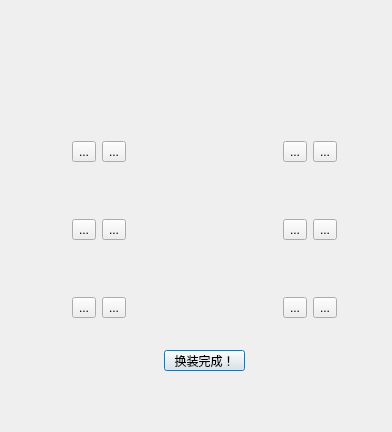
<?xml version="1.0" encoding="UTF-8"?>
<ui version="4.0">
 <class>Dialog</class>
 <widget class="QDialog" name="Dialog">
  <property name="geometry">
   <rect>
    <x>0</x>
    <y>0</y>
    <width>392</width>
    <height>432</height>
   </rect>
  </property>
  <property name="maximumSize">
   <size>
    <width>392</width>
    <height>432</height>
   </size>
  </property>
  <property name="windowTitle">
   <string>Dialog</string>
  </property>
  <property name="styleSheet">
   <string notr="true">#Dialog{border-image: url(:/new/prefix1/clothes/dre.jpg);}</string>
  </property>
  <widget class="QWidget" name="horizontalLayoutWidget">
   <property name="geometry">
    <rect>
     <x>40</x>
     <y>90</y>
     <width>331</width>
     <height>281</height>
    </rect>
   </property>
   <layout class="QHBoxLayout" name="horizontalLayout">
    <item>
     <layout class="QGridLayout" name="gridLayout">
      <item row="1" column="0">
       <widget class="QToolButton" name="bluedress">
        <property name="text">
         <string>...</string>
        </property>
        <property name="icon">
         <iconset resource="resource.qrc">
          <normaloff>:/new/prefix1/clothes/dress.png</normaloff>:/new/prefix1/clothes/dress.png</iconset>
        </property>
        <property name="iconSize">
         <size>
          <width>50</width>
          <height>50</height>
         </size>
        </property>
       </widget>
      </item>
      <item row="2" column="1">
       <widget class="QToolButton" name="sali">
        <property name="text">
         <string>...</string>
        </property>
        <property name="icon">
         <iconset resource="resource.qrc">
          <normaloff>:/new/prefix1/clothes/shali.png</normaloff>:/new/prefix1/clothes/shali.png</iconset>
        </property>
        <property name="iconSize">
         <size>
          <width>50</width>
          <height>50</height>
         </size>
        </property>
       </widget>
      </item>
      <item row="2" column="0">
       <widget class="QToolButton" name="kunkun">
        <property name="text">
         <string>...</string>
        </property>
        <property name="icon">
         <iconset resource="resource.qrc">
          <normaloff>:/new/prefix1/clothes/beidaiku.png</normaloff>:/new/prefix1/clothes/beidaiku.png</iconset>
        </property>
        <property name="iconSize">
         <size>
          <width>50</width>
          <height>50</height>
         </size>
        </property>
       </widget>
      </item>
      <item row="1" column="1">
       <widget class="QToolButton" name="bikini">
        <property name="text">
         <string>...</string>
        </property>
        <property name="icon">
         <iconset resource="resource.qrc">
          <normaloff>:/new/prefix1/clothes/bikini.png</normaloff>:/new/prefix1/clothes/bikini.png</iconset>
        </property>
        <property name="iconSize">
         <size>
          <width>50</width>
          <height>50</height>
         </size>
        </property>
       </widget>
      </item>
      <item row="0" column="0">
       <widget class="QToolButton" name="hat">
        <property name="text">
         <string>...</string>
        </property>
        <property name="icon">
         <iconset resource="resource.qrc">
          <normaloff>:/new/prefix1/clothes/hat.png</normaloff>:/new/prefix1/clothes/hat.png</iconset>
        </property>
        <property name="iconSize">
         <size>
          <width>50</width>
          <height>50</height>
         </size>
        </property>
       </widget>
      </item>
      <item row="0" column="1">
       <widget class="QToolButton" name="crown">
        <property name="text">
         <string>...</string>
        </property>
        <property name="icon">
         <iconset resource="resource.qrc">
          <normaloff>:/new/prefix1/clothes/crown.png</normaloff>:/new/prefix1/clothes/crown.png</iconset>
        </property>
        <property name="iconSize">
         <size>
          <width>50</width>
          <height>50</height>
         </size>
        </property>
       </widget>
      </item>
     </layout>
    </item>
    <item>
     <layout class="QVBoxLayout" name="verticalLayout">
      <item>
       <layout class="QVBoxLayout" name="verticalLayout_2">
        <item>
         <widget class="QWidget" name="mirror" native="true">
          <property name="styleSheet">
           <string notr="true"/>
          </property>
          <widget class="QWidget" name="head" native="true">
           <property name="geometry">
            <rect>
             <x>12</x>
             <y>47</y>
             <width>55</width>
             <height>35</height>
            </rect>
           </property>
           <property name="styleSheet">
            <string notr="true">image: url(:/new/prefix1/clothes/face0.png);</string>
           </property>
          </widget>
          <widget class="QWidget" name="bodyy" native="true">
           <property name="geometry">
            <rect>
             <x>0</x>
             <y>80</y>
             <width>81</width>
             <height>101</height>
            </rect>
           </property>
           <property name="styleSheet">
            <string notr="true">image: url(:/new/prefix1/clothes/body.png);</string>
           </property>
          </widget>
          <widget class="QWidget" name="feet" native="true">
           <property name="geometry">
            <rect>
             <x>0</x>
             <y>170</y>
             <width>81</width>
             <height>31</height>
            </rect>
           </property>
           <property name="styleSheet">
            <string notr="true">image: url(:/new/prefix1/clothes/feet.png);</string>
           </property>
          </widget>
          <widget class="QWidget" name="hatt" native="true">
           <property name="geometry">
            <rect>
             <x>19</x>
             <y>33</y>
             <width>41</width>
             <height>31</height>
            </rect>
           </property>
          </widget>
          <widget class="QWidget" name="hair" native="true">
           <property name="geometry">
            <rect>
             <x>12</x>
             <y>47</y>
             <width>55</width>
             <height>35</height>
            </rect>
           </property>
           <property name="styleSheet">
            <string notr="true">image: url(:/new/prefix1/clothes/hair0.png);</string>
           </property>
          </widget>
          <zorder>head</zorder>
          <zorder>hair</zorder>
          <zorder>hatt</zorder>
          <zorder>bodyy</zorder>
          <zorder>feet</zorder>
         </widget>
        </item>
       </layout>
      </item>
      <item>
       <widget class="QPushButton" name="OKbuttion">
        <property name="maximumSize">
         <size>
          <width>81</width>
          <height>21</height>
         </size>
        </property>
        <property name="text">
         <string>换装完成！</string>
        </property>
       </widget>
      </item>
     </layout>
    </item>
    <item>
     <layout class="QGridLayout" name="gridLayout_2">
      <item row="2" column="0">
       <widget class="QToolButton" name="shoered">
        <property name="text">
         <string>...</string>
        </property>
        <property name="icon">
         <iconset resource="resource.qrc">
          <normaloff>:/new/prefix1/clothes/shoered.png</normaloff>:/new/prefix1/clothes/shoered.png</iconset>
        </property>
        <property name="iconSize">
         <size>
          <width>50</width>
          <height>50</height>
         </size>
        </property>
       </widget>
      </item>
      <item row="1" column="0">
       <widget class="QToolButton" name="shoeblue">
        <property name="text">
         <string>...</string>
        </property>
        <property name="icon">
         <iconset resource="resource.qrc">
          <normaloff>:/new/prefix1/clothes/shoeblue.png</normaloff>:/new/prefix1/clothes/shoeblue.png</iconset>
        </property>
        <property name="iconSize">
         <size>
          <width>50</width>
          <height>50</height>
         </size>
        </property>
       </widget>
      </item>
      <item row="1" column="1">
       <widget class="QToolButton" name="shoebrown">
        <property name="text">
         <string>...</string>
        </property>
        <property name="icon">
         <iconset resource="resource.qrc">
          <normaloff>:/new/prefix1/clothes/shoebrown.png</normaloff>:/new/prefix1/clothes/shoebrown.png</iconset>
        </property>
        <property name="iconSize">
         <size>
          <width>50</width>
          <height>50</height>
         </size>
        </property>
       </widget>
      </item>
      <item row="0" column="0">
       <widget class="QToolButton" name="diploma">
        <property name="text">
         <string>...</string>
        </property>
        <property name="icon">
         <iconset resource="resource.qrc">
          <normaloff>:/new/prefix1/clothes/diploma.png</normaloff>:/new/prefix1/clothes/diploma.png</iconset>
        </property>
        <property name="iconSize">
         <size>
          <width>50</width>
          <height>50</height>
         </size>
        </property>
       </widget>
      </item>
      <item row="0" column="1">
       <widget class="QToolButton" name="safety">
        <property name="text">
         <string>...</string>
        </property>
        <property name="icon">
         <iconset resource="resource.qrc">
          <normaloff>:/new/prefix1/clothes/safety.png</normaloff>:/new/prefix1/clothes/safety.png</iconset>
        </property>
        <property name="iconSize">
         <size>
          <width>50</width>
          <height>50</height>
         </size>
        </property>
       </widget>
      </item>
      <item row="2" column="1">
       <widget class="QToolButton" name="remake">
        <property name="text">
         <string>...</string>
        </property>
        <property name="icon">
         <iconset resource="resource.qrc">
          <normaloff>:/new/prefix1/clothes/remake.png</normaloff>:/new/prefix1/clothes/remake.png</iconset>
        </property>
        <property name="iconSize">
         <size>
          <width>50</width>
          <height>50</height>
         </size>
        </property>
       </widget>
      </item>
     </layout>
    </item>
   </layout>
  </widget>
 </widget>
 <resources>
  <include location="resource.qrc"/>
 </resources>
 <connections/>
</ui>
